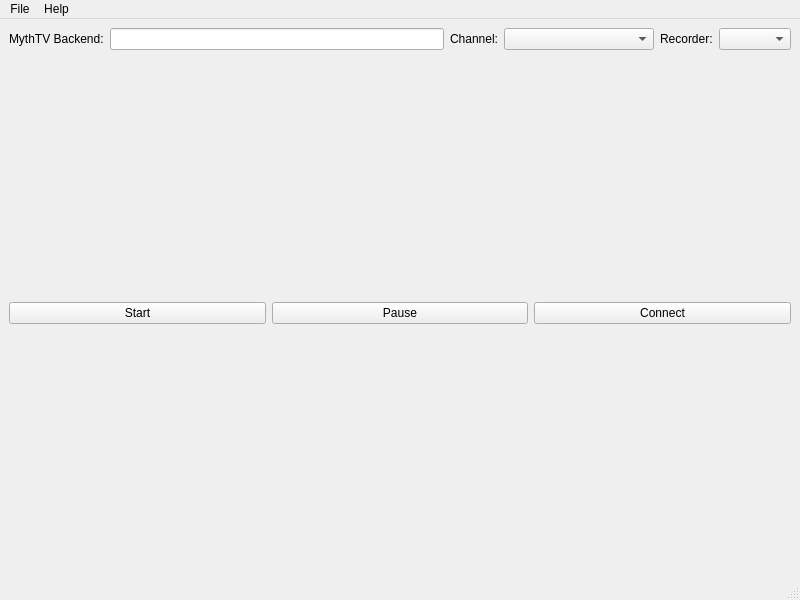
<?xml version="1.0" encoding="UTF-8"?>
<ui version="4.0">
 <class>Pylive</class>
 <widget class="QMainWindow" name="Pylive">
  <property name="geometry">
   <rect>
    <x>0</x>
    <y>0</y>
    <width>800</width>
    <height>600</height>
   </rect>
  </property>
  <property name="windowTitle">
   <string>MainWindow</string>
  </property>
  <widget class="QWidget" name="centralwidget">
   <layout class="QVBoxLayout" name="verticalLayout">
    <item>
     <layout class="QHBoxLayout" name="horizontalLayout">
      <item>
       <widget class="QLabel" name="label">
        <property name="text">
         <string>MythTV Backend:</string>
        </property>
       </widget>
      </item>
      <item>
       <widget class="QLineEdit" name="editBackend"/>
      </item>
      <item>
       <widget class="QLabel" name="label_3">
        <property name="text">
         <string>Channel:</string>
        </property>
       </widget>
      </item>
      <item>
       <widget class="QComboBox" name="comboChannel">
        <property name="minimumSize">
         <size>
          <width>150</width>
          <height>0</height>
         </size>
        </property>
       </widget>
      </item>
      <item>
       <widget class="QLabel" name="label_2">
        <property name="text">
         <string>Recorder:</string>
        </property>
       </widget>
      </item>
      <item>
       <widget class="QComboBox" name="recorder_box"/>
      </item>
     </layout>
    </item>
    <item>
     <widget class="Phonon::VideoPlayer" name="videoPlayer"/>
    </item>
    <item>
     <layout class="QHBoxLayout" name="horizontalLayout_2">
      <item>
       <widget class="QPushButton" name="start_stop">
        <property name="text">
         <string>Start</string>
        </property>
       </widget>
      </item>
      <item>
       <widget class="QPushButton" name="pause">
        <property name="text">
         <string>Pause</string>
        </property>
       </widget>
      </item>
      <item>
       <widget class="QPushButton" name="buttonConnect">
        <property name="text">
         <string>Connect</string>
        </property>
       </widget>
      </item>
     </layout>
    </item>
    <item>
     <widget class="Phonon::VolumeSlider" name="volumeSlider"/>
    </item>
   </layout>
  </widget>
  <widget class="QMenuBar" name="menubar">
   <property name="geometry">
    <rect>
     <x>0</x>
     <y>0</y>
     <width>800</width>
     <height>24</height>
    </rect>
   </property>
   <widget class="QMenu" name="menuFile">
    <property name="title">
     <string>File</string>
    </property>
    <addaction name="actionExit"/>
   </widget>
   <widget class="QMenu" name="menuHelp">
    <property name="title">
     <string>Help</string>
    </property>
    <addaction name="actionAbout"/>
   </widget>
   <addaction name="menuFile"/>
   <addaction name="menuHelp"/>
  </widget>
  <widget class="QStatusBar" name="statusbar"/>
  <action name="actionExit">
   <property name="text">
    <string>Exit</string>
   </property>
  </action>
  <action name="actionAbout">
   <property name="text">
    <string>About</string>
   </property>
  </action>
 </widget>
 <customwidgets>
  <customwidget>
   <class>Phonon::VideoPlayer</class>
   <extends>QWidget</extends>
   <header location="global">phonon/videoplayer.h</header>
  </customwidget>
  <customwidget>
   <class>Phonon::VolumeSlider</class>
   <extends>QWidget</extends>
   <header location="global">phonon/volumeslider.h</header>
  </customwidget>
 </customwidgets>
 <resources/>
 <connections/>
</ui>
